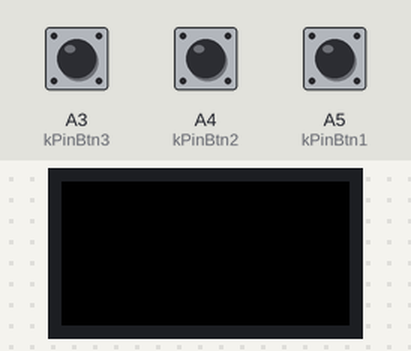
Recording of a sketch running on a simulated Arduino Uno, built with avr-gcc and run on an emulated ATmega328P. Parts: 32×16 colour display. Inputs (shaded band) come from the test bench; at power-on: A3 (kPinBtn3) HIGH, A4 (kPinBtn2) HIGH, A5 (kPinBtn1) HIGH. What the sketch prints to the serial monitor is not drawn.

Above: at 1.2 s.
1.3 s: A3 (kPinBtn3) pulled LOW for 0.15 s
At 1.8 s:
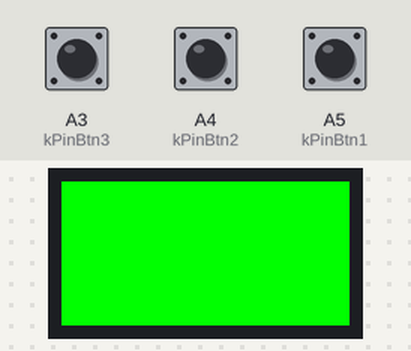
2.9 s: A4 (kPinBtn2) pulled LOW for 0.15 s
At 3.2 s:
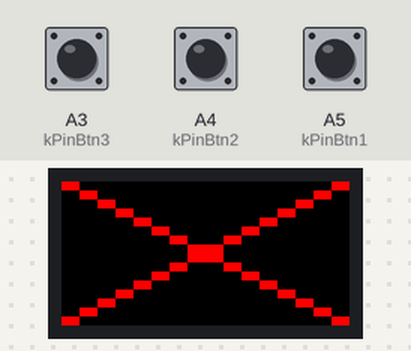
4.5 s: A5 (kPinBtn1) pulled LOW for 0.15 s
At 5.7 s:
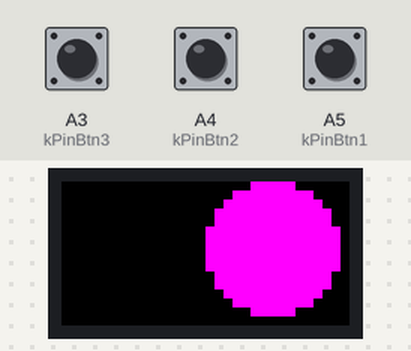
6.1 s: A3 (kPinBtn3) pulled LOW for 1 s
At 6.7 s:
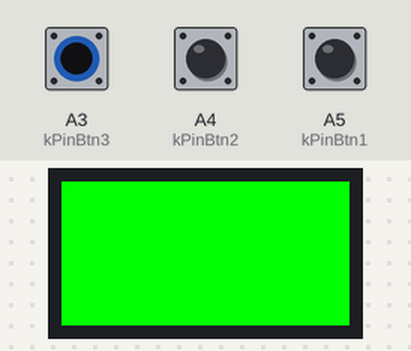
8.6 s: A4 (kPinBtn2) pulled LOW for 1 s
At 9.9 s:
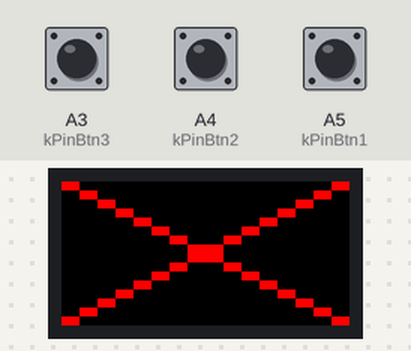
Timing chart, 0 to 11.6 s (numbered marks = the images above; inputs shaded):
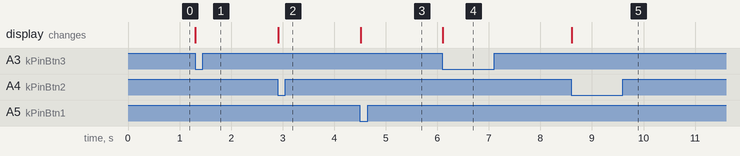

The sketch:

minefield.ino
```cpp
#include <RGBmatrixPanel.h>

#define CLK  8
#define OE   9
#define LAT 10
#define A   A0
#define B   A1
#define C   A2


RGBmatrixPanel matrix(A, B, C, CLK, LAT, OE, false);

const int kPinBtn1 = A5;  // Button 1
const int kPinBtn2 = A4;  // Button 2
const int kPinBtn3 = A3;  // Button 3

void setup()
{
  pinMode(kPinBtn1, INPUT); // Button 1 as Input
  pinMode(kPinBtn2, INPUT); // Button 2 as Input
  pinMode(kPinBtn3, INPUT); // Button 3 as Input

  digitalWrite(kPinBtn1, HIGH); // Pullup
  digitalWrite(kPinBtn2, HIGH); // Pullup
  digitalWrite(kPinBtn3, HIGH); // Pullup
  Serial.begin(9600);
  matrix.begin();

  Serial.print("hello");
}


void loop() {

  if (digitalRead(kPinBtn1) == LOW){
    matrix.fillScreen(matrix.Color333(0, 0, 0)); // clears screen
    matrix.fillCircle(23, 7, 7, matrix.Color333(7, 0, 7));
// draws circle
  }

  if (digitalRead(kPinBtn2) == LOW){
    matrix.fillScreen(matrix.Color333(0, 0, 0)); // clears screen
    matrix.drawLine(0, 0, 31, 15, matrix.Color333(7, 0, 0)); // draws x
    matrix.drawLine(31, 0, 0, 15, matrix.Color333(7, 0, 0));
  }

  if (digitalRead(kPinBtn3) == LOW){
    matrix.fillScreen(matrix.Color333(0, 7, 0)); // fills screen green

  }

}
```

Measured:
- after the input at 1.3 s, the display: changes at once (image 1)
- after the input at 2.9 s, the display: changes at once (image 2)
- after the input at 4.5 s, the display: changes at once (image 3)
- after the input at 6.1 s, the display: changes at once (image 4)
- after the input at 8.6 s, the display: changes at once (image 5)
